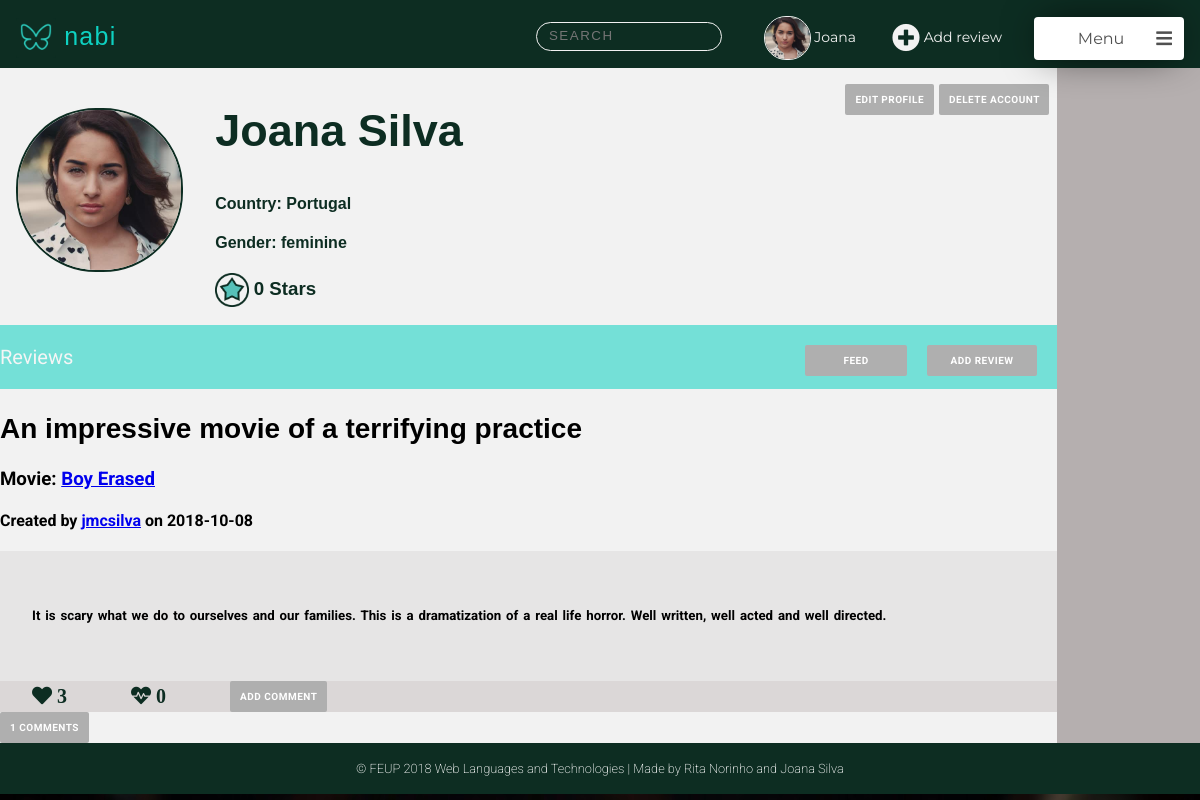
Page /pages/profile.php (signed in) on the committed database.
### tables this page shows
CREATE TABLE User (
    ID        INTEGER PRIMARY KEY AUTOINCREMENT,
    FirstName STRING NOT NULL,
    LastName  STRING NOT NULL,
    Username  STRING UNIQUE NOT NULL,
    Gender    STRING NOT NULL,
    Birthday  DATE NOT NULL,
    Country   STRING NOT NULL,
    Email     STRING UNIQUE NOT NULL,
    Password  CHAR (256) NOT NULL,  
    Photo     STRING DEFAULT "default.jpg",
    Points    INTEGER
    
);

CREATE TABLE Review (
    ID          INTEGER PRIMARY KEY AUTOINCREMENT,
    Title       STRING  NOT NULL,
    UserID      INTEGER REFERENCES User(ID) ON DELETE CASCADE,
    MovieID     INTEGER REFERENCES Movie(ID) ON DELETE CASCADE,
    ReviewDate  DATE NOT NULL,
    Description STRING NOT NULL
    
);

### pages/profile.php (called while the page is built, shortened)
<?php
    include_once('../templates/common/tpl_header.php');
    include_once('../templates/common/tpl_nav_bar.php');
    include_once('../templates/tpl_profile.php');
    include_once('../templates/tpl_draw_reviews.php');
    include_once('../templates/common/tpl_footer.php');
    include_once('../database/db_user.php');
    if (isset($_GET['username'])){
        $username=$_GET['username'];
    }
    else {
        $username=$_SESSION['username'];
    }
    $user_info = getUserInfo($username);
    $user_reviews=getUserReviews($username);
    foreach ($user_reviews as $k => $review){
        $user_reviews[$k]['MovieName'] = getMovieName($review['MovieID']);
        $user_reviews[$k]['UserName'] = $user_info['Username'];
        $user_reviews[$k]['NumberComments'] = getNumberComments($review['ID'],$review['UserID']);
        $user_reviews[$k]['Heart'] = getLikesReview($review['ID']);
        $user_reviews[$k]['Dislike'] = getDisLikesReview($review['ID']);
        $user_reviews[$k]['Comments']=getCommentsReview($review['ID']);
        foreach($user_reviews[$k]['Comments'] as $j => $comment){
            $user_reviews[$k]['Comments'][$j]['Username']=getUsername($comment['UserID']);
            $user_reviews[$k]['Comments'][$j]['Likes']=getLikesComment($comment['ID']);
            $user_reviews[$k]['Comments'][$j]['Dislikes']=getDislikesComment($comment['ID']);
        }
    }
    $allMovies=getAllMovies();
    $allReviews=getAllReviews();
    $allMoviesAndReviews = array('movies'=> $allMovies,'reviews'=>$allReviews);
    draw_profile($user_info,$user_reviews,$allMoviesAndReviews);
?>

### database/db_user.php (called while the page is built, shortened)
<?php
  function getID($username) {
    $db = Database::instance()->db();
    try {
      $stmt = $db->prepare('SELECT ID FROM User WHERE username = ?');
      $stmt->execute(array($username));
      if($row = $stmt->fetch()){
        return $row['ID'];
      }
    }catch(PDOException $e) {
      return -1;
    }
  }
  function getUserInfo($username) {
      $db = Database::instance()->db();
      $stmt = $db->prepare('SELECT * FROM User WHERE username = ?');
      $stmt->execute(array($username));
      return  $stmt->fetch();
  }
  function getUserReviews($username){
    $id=getID($username);
    $db = Database::instance()->db();
    $allReviews= $db->prepare('SELECT * FROM Review WHERE UserID = ?');
    $allReviews->execute(array($id));
    $reviews= $allReviews->fetchAll();
    return $reviews;
  }
?>

### templates/common/tpl_nav_bar.php (the view, shortened to what this page needs)
<?php function draw_nav($userinfo,$allMoviesAndReviews){ ?>
<ul class="feed_nav">
<li>
<div class="nav_logo">
 <a href="main_page.php"><p>  <img src="../assets/mininabi.png" alt="Nabi logo (butterfly)" width="40" height="40"> nabi </p> </a>
</div>
</li>
<li>
<div class="search_container">
   <input class="search_input" type="text" onkeyup="searchFunction()" placeholder="Search">
</div>
</li>
<li>  <a class="profile_nav_btn" href="profile.php">
<?php if(!(file_exists("../assets/profilePhotos/".getID($_SESSION['username']).".jpg"))){ ?>
   <img src="../assets/profilePhotos/default.jpg" width="100" height="100" alt="profile avatar">
<?php } else{ ?>
   <img src="../assets/profilePhotos/<?=getID($_SESSION['username'])?>.jpg" width="100" height="100" alt="profile avatar">
<?php } ?>
<?php echo htmlentities($userinfo['FirstName']) ?>
</a> </li>
<li> <a class="add_review_btn" href="?.php"> <span class="fas fa-plus-circle"></span> Add review </a> </li>
<li>
<div class="menu">
   <div class="title" onclick="show_dropdown_menu()"> Menu <span class="fa fa-bars"></span> <div class="arrow"> </div> </div>
</div>
</li>
</ul>
<?php } ?>

### templates/tpl_profile.php (shortened to what this page needs)
<body>
<?php function draw_profile($userinfo, $reviews,$allMoviesAndReviews) { ?>
<div class="profile_container">
    <div class="profile_header">
        <header>
            <?php draw_nav($userinfo,$allMoviesAndReviews); ?>
       </header>
    </div>
    <div class="side_nav">
    </div>
      <div class="profile_photo">
          <?php if(!(file_exists("../assets/profilePhotos/".$userinfo['ID'].".jpg"))){ ?>
            <img src="../assets/profilePhotos/default.jpg" width="100" height="100" alt="profile avatar">
          <?php } else{ ?>
            <img src="../assets/profilePhotos/<?=$userinfo['ID']?>.jpg" width="100" height="100" alt="profile avatar">
           <?php } ?>
     </div>
    <div class="profile_info" >
        <div class="edit_profile">
           <p>
         <?php if ($userinfo['Username'] == $_SESSION['username']){?>
           <div class="delete">
                <input onclick="openBox('Delete Account')" type="submit" value="Delete Account"/>
            </div>
             <a href="edit_profile.php" class="edit"> edit profile </a>
            </p>
            <?php }?>
       </div>
        <div class="profile_name">
            <h2>
                  <?=$userinfo['FirstName']?> <?=$userinfo['LastName']?>
            </h2>
        </div>
        <div class="profile_country">
            <h4> Country: <?=$userinfo['Country']?> </h4>
        </div>
        <div class="profile_gender">
            <h4> Gender: <?=$userinfo['Gender']?> </h4>
        </div>
        <div class="profile_points">
        <h3><img src="../assets/star.png" alt ="star icon" >
            <?=$userinfo['Points']?> Stars </h3>
        </div>
    </div>
    <div class="Reviews">
        <p>Reviews
        <input  onclick="openBox('Add Review')" type="submit" value ="Add Review">
        <a href="main_page.php"> Feed </a>
        </p>
    </div>
     <div class="profile_reviews">
        <?php draw_reviews($reviews); ?>
    </div>
    <div class="profile_footer">
    </div>
    </div>
<?php } ?>
    </body>
    </html>

### templates/tpl_draw_reviews.php (shortened to what this page needs)
<body>
    <?php function draw_reviews($reviews){?>
    <?php foreach($reviews as $review){?>
        <article data-id="<?=$review['ID']?>" user-id="<?=$review['UserID']?>">
        <div class="review_info">
             <h2><?=$review['Title']?> </h2>
            <h3> Movie: <a href="movie.php?movie_id=<?php echo htmlentities($review['MovieID'])?>"><?=$review['MovieName']?></a> </h3>
            <h4> Created by
            <a href="profile.php?username=<?php echo htmlentities($review['UserName'])?>"><?=$review['UserName']?></a>
            on <?=$review['ReviewDate']?></h4>
        </div>
        <div class="review_content">
            <h5><?=$review['Description']?></h5>
        </div>
        <div class="review_options">
            <ul class="review_nav">
              <li>
                <div class="likes">
                    <span id="review_likes" class="fas fa-heart" >
                    <?=$review['Heart']?></span>
                </div>
              </li>
              <li>
                <div class="dislikes">
                    <span id="review_dislikes" class="fas fa-heartbeat">
                    <?=$review['Dislike']?></span>
                </div>
              </li>
              <li>
              <input type="button"  name="addComment" value="Add Comment">
              </li>
             </ul>
        </div>
         <div class="comments">
         <input type="button" value="<?=$review['NumberComments']?> Comments">
            <br>
        </div>
        </article>
        <?php }?>
    <?php }?>
</body>

### rows in the picture
user: FirstName "Joana", LastName "Silva", Country "Portugal", Gender "feminine", Points "0"
review: Title "An impressive movie of a terrifying practice", MovieName "Boy Erased", UserName "jmcsilva", ReviewDate "2018-10-08", Description "It is scary what we do to ourselves and our families. This is a dramatization of a real life horror. Well written, well acted and well directed.", Heart "3", Dislike "0"
